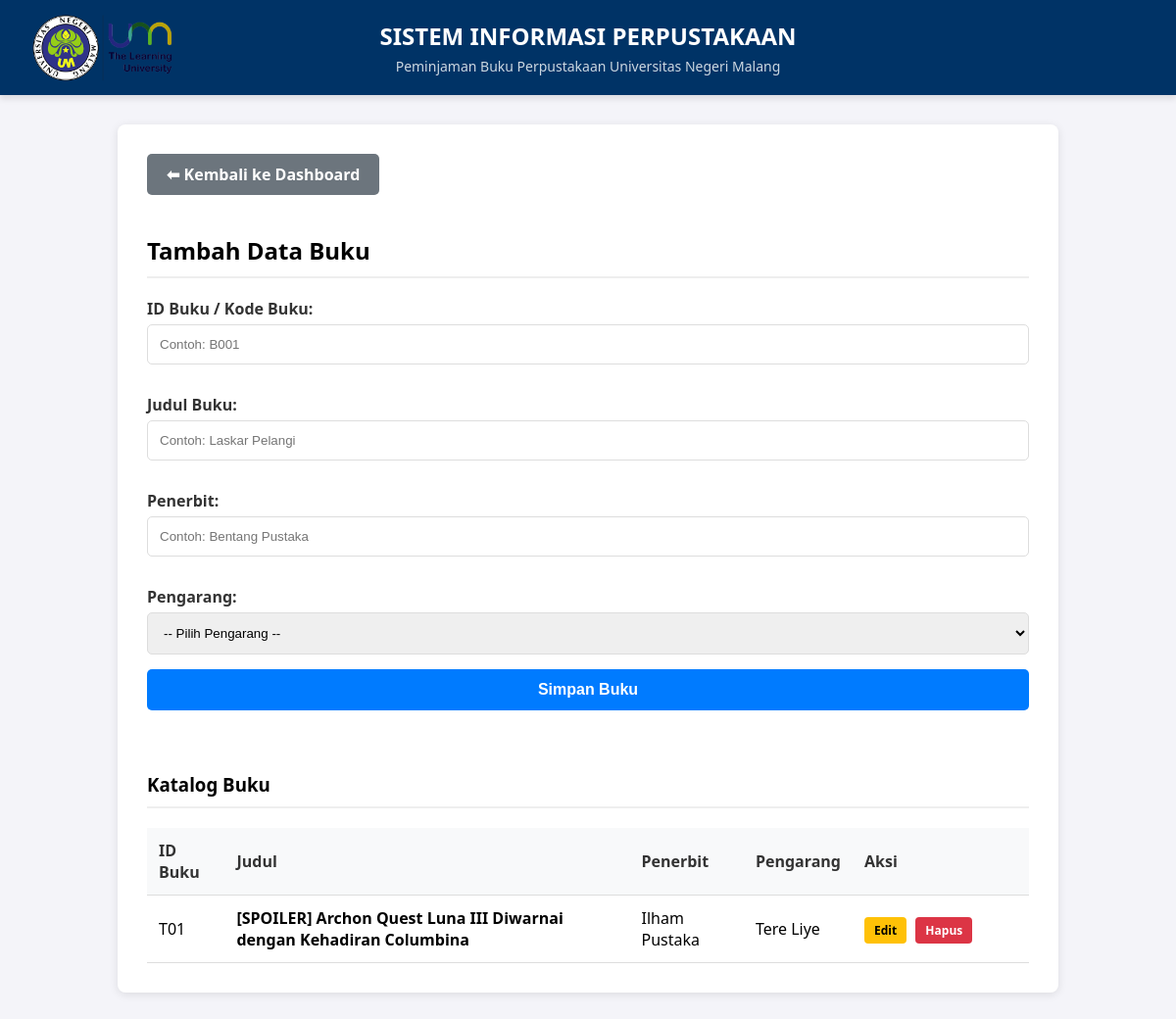
/buku.php (signed in), run on the app's committed database.
### tables this page shows
CREATE TABLE `buku` (
  `id_buku` varchar(20) NOT NULL,
  `judul` varchar(255) NOT NULL,
  `penerbit` varchar(100) DEFAULT NULL,
  `id_pengarang` int(11) DEFAULT NULL
);

CREATE TABLE `pengarang` (
  `id_pengarang` int(11) NOT NULL,
  `nama_pengarang` varchar(100) NOT NULL
);

### buku.php (the view, shortened to what this page needs)
<?php
include 'koneksi.php';
$id_edit = "";
$judul_edit = "";
$penerbit_edit = "";
$tombol_label = "Simpan Buku";
$aksi_form = "";
$readonly_id = "";
?>
<!DOCTYPE html>
<html lang="id">
<head>
</head>
<body>
    <div class="header">
        <img src="logo.png" alt="Logo UM" class="logo-kampus">
        <h1>SISTEM INFORMASI PERPUSTAKAAN</h1>
        <p>Peminjaman Buku Perpustakaan Universitas Negeri Malang</p>
    </div>
    <div class="container">
        <a href="index.php" class="btn-back">⬅ Kembali ke Dashboard</a>
        <h2 style="border-bottom: 2px solid #eee; padding-bottom: 10px;">
            <?php echo ($aksi_form) ? "Edit Data Buku" : "Tambah Data Buku"; ?>
        </h2>
        <form method="POST" action="<?php echo $aksi_form; ?>">
            <label>ID Buku / Kode Buku:</label>
            <input type="text" name="id_buku" required placeholder="Contoh: B001" value="<?php echo $id_edit; ?>" <?php echo $readonly_id; ?>>
            <label>Judul Buku:</label>
            <input type="text" name="judul" required placeholder="Contoh: Laskar Pelangi" value="<?php echo $judul_edit; ?>">
            <label>Penerbit:</label>
            <input type="text" name="penerbit" placeholder="Contoh: Bentang Pustaka" value="<?php echo $penerbit_edit; ?>">
            <label>Pengarang:</label>
            <select name="id_pengarang" required>
                <option value="">-- Pilih Pengarang --</option>
            </select>
            <button type="submit" name="proses" class="btn-simpan <?php echo ($aksi_form) ? 'btn-update' : ''; ?>">
                <?php echo $tombol_label; ?>
            </button>
        </form>
        <br><br>
        <h3 style="border-bottom: 2px solid #eee; padding-bottom: 10px;">Katalog Buku</h3>
        <table>
            <tr>
                <th>ID Buku</th>
                <th>Judul</th>
                <th>Penerbit</th>
                <th>Pengarang</th>
                <th width="20%">Aksi</th>
            </tr>
            <?php
            $query_buku = "SELECT buku.*, pengarang.nama_pengarang
                           FROM buku
                           LEFT JOIN pengarang ON buku.id_pengarang = pengarang.id_pengarang
                           ORDER BY buku.id_buku ASC";
            $tampil = mysqli_query($koneksi, $query_buku);
            while ($data = mysqli_fetch_array($tampil)) {
                echo "<tr>";
                echo "<td>" . $data['id_buku'] . "</td>";
                echo "<td><b>" . $data['judul'] . "</b></td>";
                echo "<td>" . $data['penerbit'] . "</td>";
                echo "<td>" . $data['nama_pengarang'] . "</td>";
                echo "<td>
                        <a href='buku.php?op=edit&id=" . $data['id_buku'] . "' class='btn-aksi btn-edit'>Edit</a>
                        <a href='buku.php?op=delete&id=" . $data['id_buku'] . "' class='btn-aksi btn-hapus' onclick=\"return confirm('Yakin ingin menghapus buku ini? Semua copy buku juga akan ikut terhapus!');\">Hapus</a>
                      </td>";
                echo "</tr>";
            }
            ?>
        </table>
    </div>
</body>
</html>

### buku.php (style rules this page uses)
body { font-family: 'Segoe UI', Tahoma, Geneva, Verdana, sans-serif; background-color: #f4f4f9; margin: 0; padding: 0; }
.header { background-color: #003366; color: white; padding: 20px; text-align: center; margin-bottom: 30px; box-shadow: 0 4px 6px rgba(0,0,0,0.1); }
.header h1 { margin: 0; font-size: 24px; }
.header p { margin: 5px 0 0; font-size: 14px; opacity: 0.8; }
.container { width: 90%; max-width: 900px; margin: 0 auto 50px; background: white; padding: 30px; border-radius: 8px; box-shadow: 0 2px 10px rgba(0,0,0,0.1); }
.btn-back { display: inline-block; margin-bottom: 20px; padding: 10px 20px; background-color: #6c757d; color: white; text-decoration: none; border-radius: 5px; font-weight: bold; transition: 0.3s; }
label { font-weight: bold; color: #333; display: block; margin-top: 15px; }
input, select { width: 100%; padding: 12px; margin: 5px 0 15px; border: 1px solid #ddd; border-radius: 5px; box-sizing: border-box; }
.btn-simpan { background-color: #007bff; color: white; padding: 12px; border: none; width: 100%; border-radius: 5px; cursor: pointer; font-size: 16px; font-weight: bold; transition: 0.3s; }
table { width: 100%; border-collapse: collapse; margin-top: 20px; }
th, td { border-bottom: 1px solid #ddd; padding: 12px; text-align: left; }
th { background-color: #f8f9fa; color: #333; }
.btn-aksi { padding: 5px 10px; text-decoration: none; border-radius: 4px; font-size: 12px; font-weight: bold; margin-right: 5px; color: white; }
.btn-edit { background-color: #ffc107; color: black; }
.btn-hapus { background-color: #dc3545; }
.logo-kampus { position: absolute; left: 30px; top: 50%; transform: translateY(-50%); width: 150px; height: auto; }
.header { background-color: #003366; color: white; padding: 20px; text-align: center; position: relative; }

### data on the page
buku: id_buku "T01", judul "[SPOILER] Archon Quest Luna III Diwarnai dengan Kehadiran Columbina", penerbit "Ilham Pustaka", id_pengarang.nama_pengarang "Tere Liye"

### other printed values
$tombol_label "Simpan Buku"
